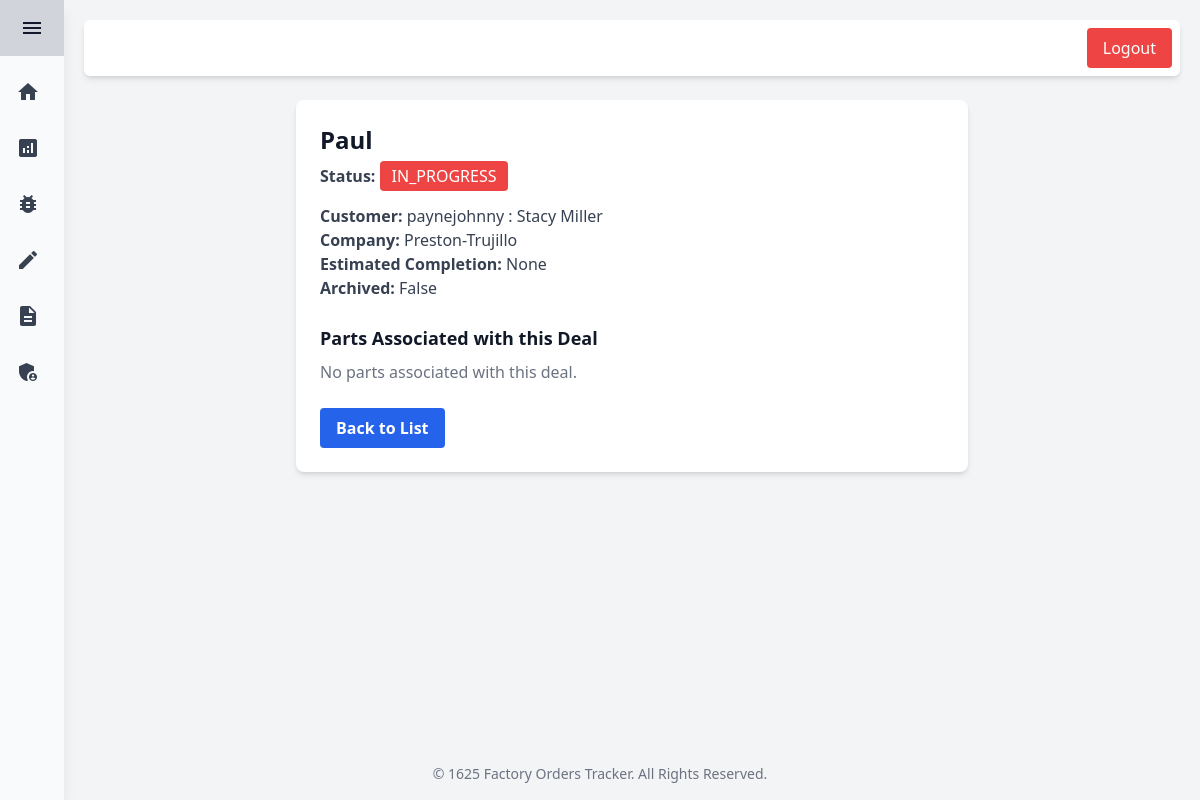
/deal_view/10/ (signed in), run on the app's committed database.
### Tracker/models.py (models this page shows, shortened)
class Deals(models.Model):
    class Status(models.TextChoices):
        PENDING = 'PENDING', "Pending"
        IN_PROGRESS = 'IN_PROGRESS', "In progress"
        COMPLETED = 'COMPLETED', "Completed"
        ON_HOLD = 'ON_HOLD', "On hold"
        CANCELLED = 'CANCELLED', "Cancelled"
    name = models.CharField(max_length=50)
    customer = models.ForeignKey(User, on_delete=models.SET_NULL, null=True)
    company = models.ForeignKey(Companies, on_delete=models.SET_NULL, null=True)
    estimated_completion = models.DateField(null=True, blank=True, auto_now_add=False)
    status = models.CharField(max_length=50, choices=Status.choices, default=Status.PENDING)
    hubspot_api_id = models.CharField(max_length=50, blank=True)
    current_hubspot_gate = models.CharField(max_length=50, blank=True)
    archived = models.BooleanField(default=False)

class User(AbstractUser):
    date_joined = models.DateTimeField(default=timezone.now)
    parent_company = models.ForeignKey(Companies, on_delete=models.SET_NULL, null=True, blank=True, default=None)

class Companies(models.Model):
    name = models.CharField(max_length=50)
    description = models.TextField()
    hubspot_api_id = models.CharField(max_length=50)

### Tracker/views.py (the view)
# urls.py: path('deal_view/<int:deal_id>/', views.deal_view, name='deal_view'),
@login_required
def deal_view(request, deal_id):
    context = {}
    deal = get_object_or_404(Deals, id=deal_id)
    context.update({'deal': deal})
    return render(request, 'tracker/deal_view.html', context=context)

### templates/tracker/deal_view.html
{% extends "base.html" %}
{% block content %}
<div class="mx-auto p-6 bg-white shadow-md rounded-lg max-w-2xl">
    <h2 class="text-2xl font-bold text-gray-900">{{ deal.name }}</h2>
    <p class="mt-2 text-gray-700"><strong>Status:</strong>
        <span class="px-3 py-1 rounded text-white
            {% if deal.is_complete %} bg-green-500
            {% elif deal.is_in_progress %} bg-yellow-500
            {% else %} bg-red-500 {% endif %}">
            {{ deal.status }}
        </span>
    </p>
    <div class="mt-4 text-gray-700">
        <p><strong>Customer:</strong> {{ deal.customer.username }} : {{ deal.customer.first_name }} {{ deal.customer.last_name }}</p>
        <p><strong>Company:</strong> {{ deal.company.name }}</p>
        <p><strong>Estimated Completion:</strong> {{ deal.estimated_completion }}</p>
        <p><strong>Archived: </strong>{{ deal.archived }}</p>
    </div>
    <h3 class="mt-6 text-lg font-semibold text-gray-900">Parts Associated with this Deal</h3>
    {% if deal.items.all %}
        <div class="mt-2 space-y-2">
            {% for item in deal.items.all %}
                <div class="p-2 bg-gray-50 hover:bg-gray-100 rounded">
                    <a href="/part_view/{{ item.part.id }}" class="text-blue-600 hover:underline">
                        {{ item.part.id }} : {{ item.part.name }}
                    </a>
                </div>
            {% endfor %}
        </div>
    {% else %}
        <p class="text-gray-500 mt-2">No parts associated with this deal.</p>
    {% endif %}
    <div class="mt-6">
        <a href="{% url 'tracker' %}" class="inline-block bg-blue-600 hover:bg-blue-700 text-white font-semibold py-2 px-4 rounded">
            Back to List
        </a>
    </div>
</div>
{% endblock %}

### data on the page
Deals: name "Paul", status "IN_PROGRESS", customer.username "paynejohnny", customer.first_name "Stacy", customer.last_name "Miller", company.name "Preston-Trujillo", estimated_completion "None", archived "False"
